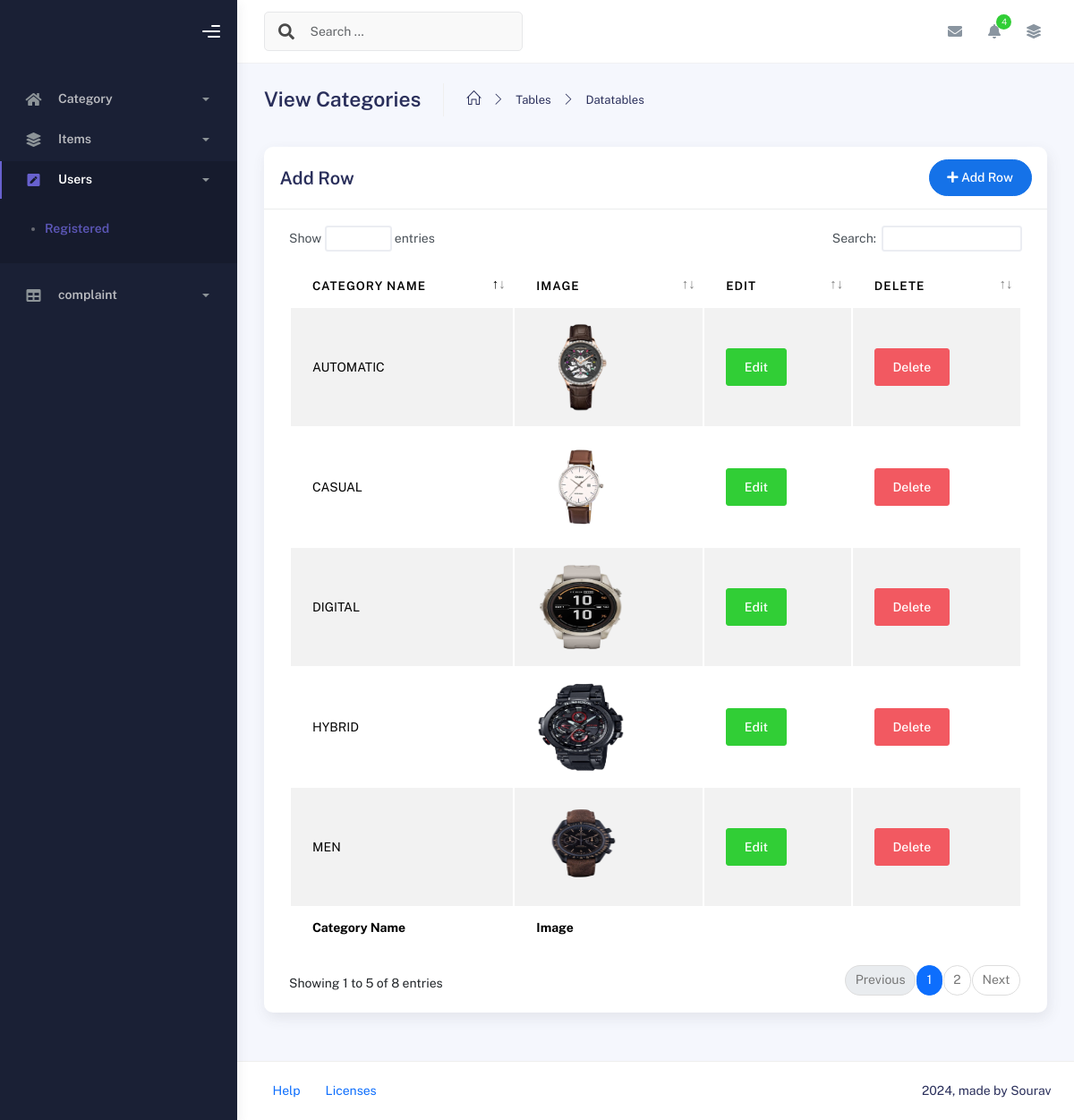
Screenshot of /view_categories with the database file from the repository.
### admin_app/models.py (models this page shows)
class Category(models.Model):
    category = models.CharField(max_length=30)
    category_image = models.ImageField(upload_to="categories")

### admin_app/views.py (the view)
# urls.py: path('view_categories',views.view_categories,name='view_categories'),
def view_categories(request):
    categories = Category.objects.all()
    context = {
        'categories':categories
    }
    return render(request, "all_categories.html" ,context)

### admin_app/templates/all_categories.html (shortened to what this page needs)
{% extends 'add_category.html' %}
{% block content_section %}
<div class="container">
    <div class="page-inner">
      <div class="page-header">
        <h3 class="fw-bold mb-3">View Categories</h3>
        <ul class="breadcrumbs mb-3">
          <li class="nav-home">
            <a href="#">
              <i class="icon-home"></i>
            </a>
          </li>
          <li class="separator">
            <i class="icon-arrow-right"></i>
          </li>
          <li class="nav-item">
            <a href="#">Tables</a>
          </li>
          <li class="separator">
            <i class="icon-arrow-right"></i>
          </li>
          <li class="nav-item">
            <a href="#">Datatables</a>
          </li>
        </ul>
      </div>
      <div class="row">
        <div class="col-md-12">
          <div class="card">
            <div class="card-header">
              <div class="d-flex align-items-center">
                <h4 class="card-title">Add Row</h4>
                <button
                  class="btn btn-primary btn-round ms-auto"
                  data-bs-toggle="modal"
                  data-bs-target="#addRowModal"
                >
                  <i class="fa fa-plus"></i>
                  Add Row
                </button>
              </div>
            </div>
            <div class="card-body">
              <div class="table-responsive">
                <table
                  id="add-row"
                  class="display table table-striped table-hover"
                >
                  <thead>
                    <tr>
                      <th>Category Name</th>
                      <th>Image</th>
                      <th>Edit</th>
                      <th>Delete</th>
                    </tr>
                  </thead>
                  <tfoot>
                    <tr>
                      <th>Category Name</th>
                      <th>Image</th>
                    </tr>
                  </tfoot>
                  <tbody>
                    {% for i in categories %}
                    <tr>
                      <td>{{i.category}}</td>
                      <td><img src="{{i.category_image.url}}" alt="" width="100px" height="100px"></td>
                      <td><a href=""><button class="btn btn-success">Edit</button></a></td>
                      <td><a href=""><button class="btn btn-danger">Delete</button></a></td>
                    </tr>
                    {% endfor %}
                  </tbody>
                </table>
              </div>
            </div>
          </div>
        </div>
      </div>
    </div>
  </div>
{% endblock %}

### rows the page displays
Category: category "CASUAL", category_image (picture)
Category: category "AUTOMATIC", category_image (picture)
Category: category "MEN", category_image (picture)
Category: category "DIGITAL", category_image (picture)
Category: category "HYBRID", category_image (picture)
